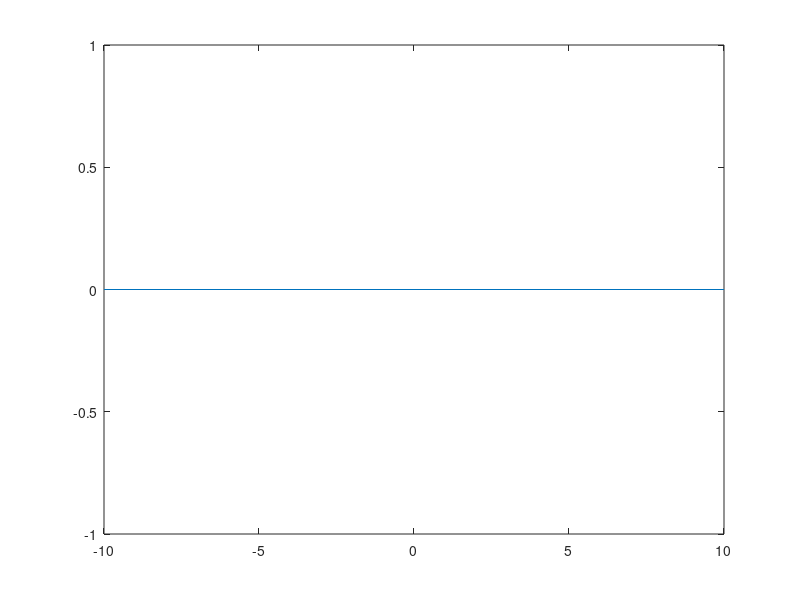

MATLAB code for this plot: (Note: this script raises an error after producing the figure.)
% This script sets the trajectory

%%%%%%%%%%%%%%%%%%%%%%
% Desired Trajectory %
%%%%%%%%%%%%%%%%%%%%%%
Xd = [-10:4:10];

Xd = [Xd Xd(2:end)];
Yd = zeros(1,11);
Zd = ones(1,length(Xd));

plot(Xd, Yd);


% Sample Time for Set-Point Time Vector
SampleTime = TotalTime / (length(Xd)-1);

%%%%%%%%%%%%%%%%%%%%%%%%%%%%%%%%%%%%%%%%%%%%%
% Values you should over-write in Control.m %
%%%%%%%%%%%%%%%%%%%%%%%%%%%%%%%%%%%%%%%%%%%%%

% =====================
% Set-Point Time Vector
% =====================
Time       = 0:SampleTime:TotalTime;       % DO NOT CHANGE TotalTime
